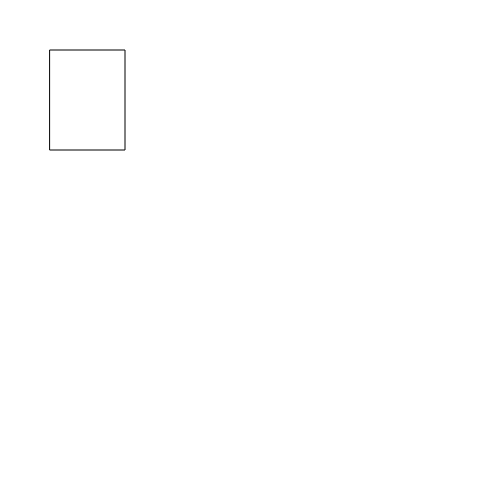
Frame 1 (no input)
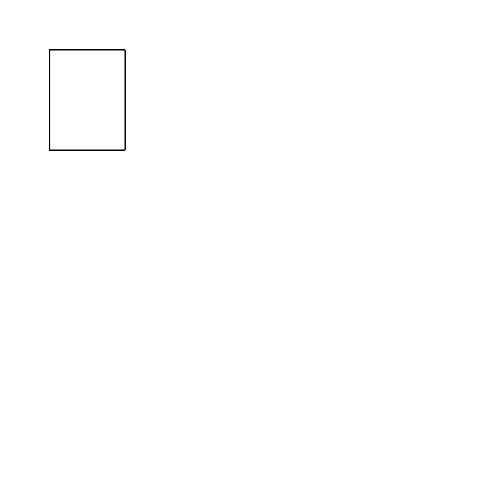
Frame 60 (no input)
Frame 120 (the mouse pressed at the canvas centre since frame 60): identical to frame 60, image omitted

The p5.js sketch that drew these frames (run headless with seeded random() and noise() and a simulated clock; from frame 60 on, the mouse is pressed at the canvas centre):

// p5.js sketch
// ── sketch.js
/*
 * Setup & Draw
 * @author Gareth Foote
 */
function setup() {
  createCanvas(500, 500);
}

function draw() {
  rect(50, 50, 75, 100);
  // line(); // https://p5js.org/reference/#/p5/line
  // ellipse(); // https://p5js.org/reference/#/p5/ellipse
  // triangle(); // ???????
  
  // Task: Create a line(), ellipse() & triangle() by consulting the documentation
} 
